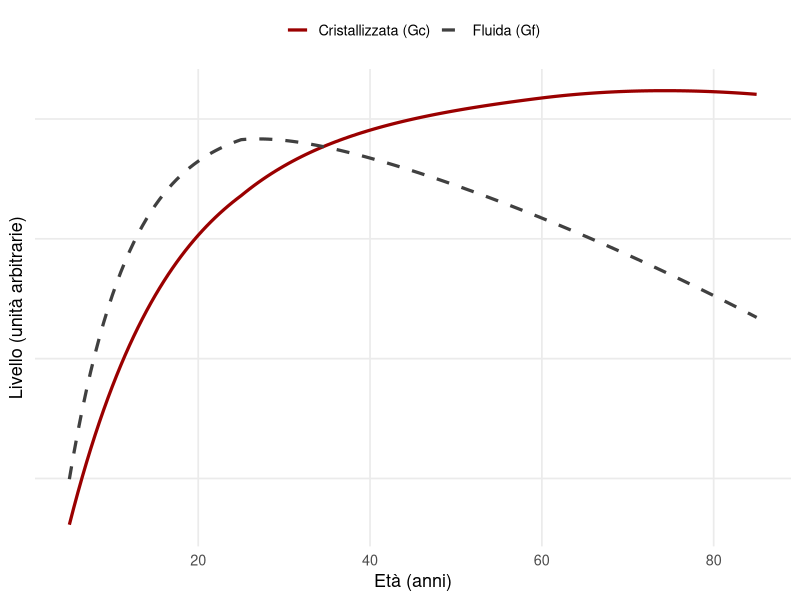
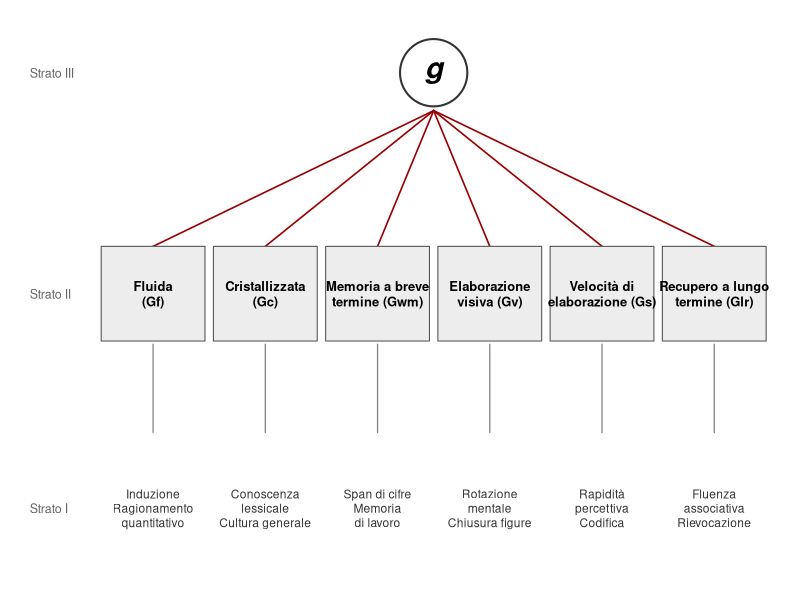

The R source for these figures, in order:
## ---- chunk 1
#| label: setup
library(ggplot2)
rosso = "#9A0000"
# Nel PDF (A5) le figure si disegnano alla larghezza reale della pagina.
stampa = knitr::is_latex_output()
tema = theme_minimal(base_size = if (stampa) 10 else 13) +
  theme(panel.grid.minor = element_blank())
## ---- chunk 2
#| label: fig-gf-gc
#| fig-cap: "Andamento schematico dell'intelligenza fluida e cristallizzata nel corso della vita, costruito a scopo illustrativo sulla base delle tendenze descritte negli studi longitudinali; non rappresenta dati osservati."
#| fig-alt: "Due curve in funzione dell'età. La curva dell'intelligenza fluida cresce rapidamente fino ai venti-trent'anni e poi scende. Quella dell'intelligenza cristallizzata cresce più a lungo e resta alta fino a età avanzata, con un leggero calo finale."
#| fig-width: !expr if (stampa) 4.45 else 7
#| fig-height: !expr if (stampa) 2.9 else 3.8
eta = seq(5, 85, .5)
gf = 100 * (1 - exp(-(eta - 3) / 7)) - .45 * pmax(eta - 25, 0) - .004 * pmax(eta - 25, 0)^2
gc = 100 * (1 - exp(-(eta - 3) / 12)) + .15 * pmax(eta - 25, 0) - .006 * pmax(eta - 60, 0)^2
d = rbind(data.frame(eta, v = gf, tipo = "Fluida (Gf)"), data.frame(eta, v = gc, tipo = "Cristallizzata (Gc)"))
ggplot(d, aes(eta, v, linetype = tipo, colour = tipo)) +
  geom_line(linewidth = 1.1) +
  scale_colour_manual(values = c(rosso, "grey25"), name = NULL) +
  scale_linetype_manual(values = c(1, 2), name = NULL) +
  labs(x = "Età (anni)", y = "Livello (unità arbitrarie)") +
  tema + theme(axis.text.y = element_blank(), legend.position = "top")
## ---- chunk 3
#| label: fig-chc
#| fig-cap: "Struttura semplificata del modello CHC, con il fattore generale (strato III), alcune abilità ampie (strato II) ed esempi di abilità ristrette (strato I). Schema originale, non esaustivo."
#| fig-alt: "Diagramma a tre livelli: il fattore g; sei abilità ampie collegate a g, cioè intelligenza fluida, cristallizzata, memoria a breve termine, elaborazione visiva, velocità di elaborazione, recupero a lungo termine; esempi di abilità ristrette collegate a ciascuna abilità ampia."
#| fig-width: !expr if (stampa) 4.45 else 9
#| fig-height: !expr if (stampa) 4.3 else 3.9
ampie = c("Fluida\n(Gf)", "Cristallizzata\n(Gc)", "Memoria a breve\ntermine (Gwm)", "Elaborazione\nvisiva (Gv)", "Velocità di\nelaborazione (Gs)", "Recupero a lungo\ntermine (Glr)")
ristr = c("Induzione\nRagionamento\nquantitativo", "Conoscenza\nlessicale\nCultura generale", "Span di cifre\nMemoria\ndi lavoro", "Rotazione\nmentale\nChiusura figure", "Rapidità\npercettiva\nCodifica", "Fluenza\nassociativa\nRievocazione")
par(mar = c(0, 0, 0, 0))
if (stampa) {
  # Pagina A5: gli strati vanno da sinistra a destra.
  ristr = c("Induzione\nRagionamento quantitativo", "Conoscenza lessicale\nCultura generale", "Span di cifre\nMemoria di lavoro",
            "Rotazione mentale\nChiusura figure", "Rapidità percettiva\nCodifica", "Fluenza associativa\nRievocazione")
  y = seq(6, 1, length.out = 6)
  plot(0, 0, type = "n", xlim = c(0, 10), ylim = c(.5, 6.9), axes = FALSE, xlab = "", ylab = "")
  segments(1.3, 3.5, 2.6, y, col = rosso, lwd = 1.4)
  segments(5.7, y, 6.05, y, col = "grey50", lwd = 1.2)
  symbols(.75, 3.5, circles = .55, inches = FALSE, add = TRUE, bg = "white", fg = "grey20", lwd = 2)
  text(.75, 3.5, "g", font = 4, cex = 1.6)
  for (i in 1:6) {
    symbols(4.15, y[i], rectangles = matrix(c(3.1, .8), 1), inches = FALSE, add = TRUE, bg = "grey93", fg = "grey30")
    text(4.15, y[i], ampie[i], cex = .72, font = 2)
    text(6.15, y[i], ristr[i], cex = .7, adj = 0, col = "grey20")
  }
  text(c(.75, 4.15), 6.75, c("Strato III", "Strato II"), cex = .7, col = "grey40")
  text(6.15, 6.75, "Strato I", adj = 0, cex = .7, col = "grey40")
} else {
  x = seq(1, 11, length.out = 6)
  plot(0, 0, type = "n", xlim = c(-1.2, 12), ylim = c(1.2, 10), axes = FALSE, xlab = "", ylab = "")
  segments(6, 8.6, x, 6.45, col = rosso, lwd = 1.6)
  segments(x, 4.9, x, 3.5, col = "grey50", lwd = 1.2)
  symbols(6, 9.2, circles = .6, inches = FALSE, add = TRUE, bg = "white", fg = "grey20", lwd = 2)
  text(6, 9.2, "g", font = 4, cex = 1.8)
  for (i in 1:6) {
    symbols(x[i], 5.7, rectangles = matrix(c(1.85, 1.5), 1), inches = FALSE, add = TRUE, bg = "grey93", fg = "grey30")
    text(x[i], 5.7, ampie[i], cex = .78, font = 2)
    text(x[i], 2.3, ristr[i], cex = .72, col = "grey20")
  }
  text(-1.2, c(9.2, 5.7, 2.3), c("Strato III", "Strato II", "Strato I"), adj = 0, cex = .75, col = "grey40")
}
